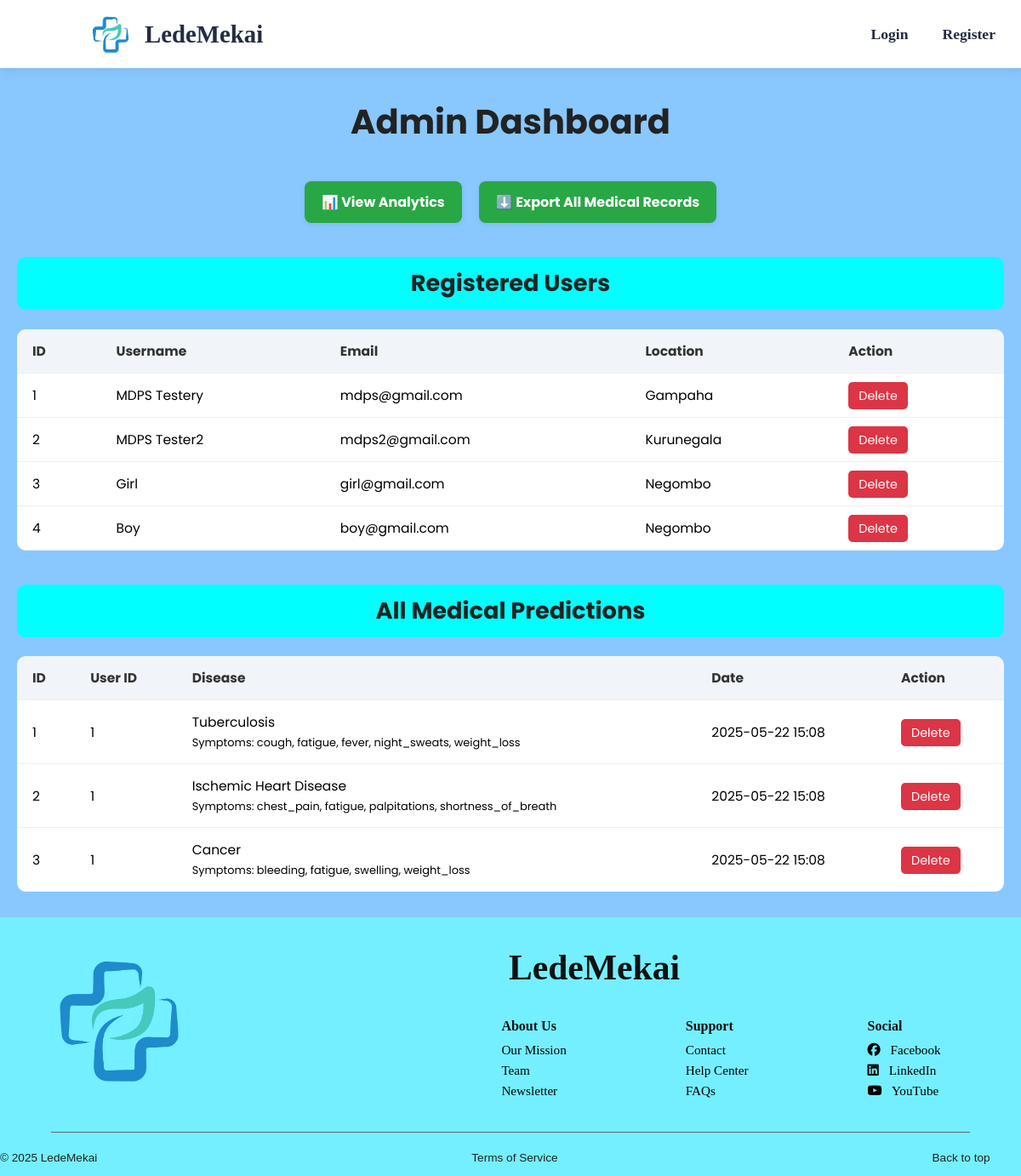
Before: /admin-dashboard (signed in) with the older database file.
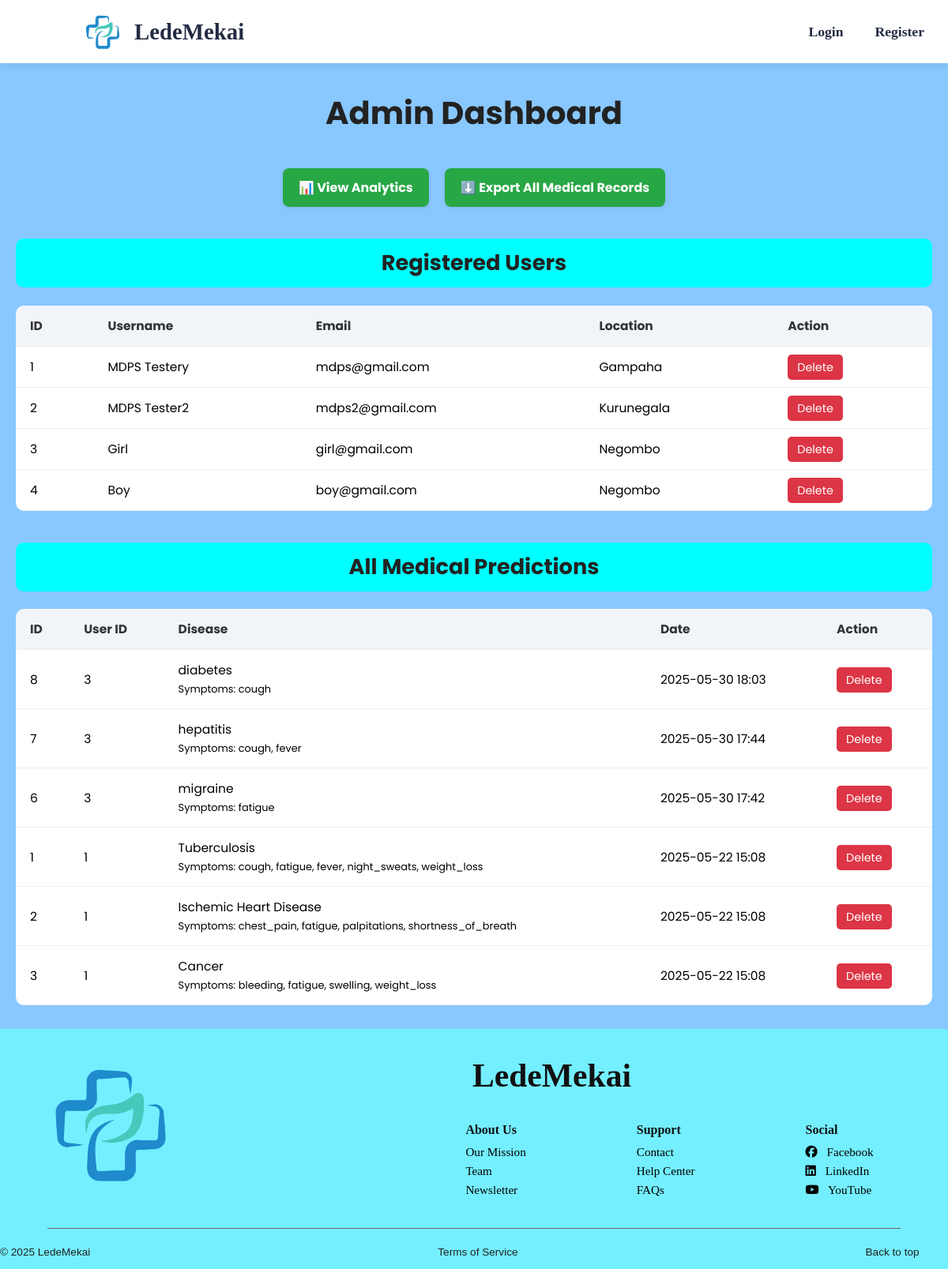
After: the same page with the newer database file.
### app.py (models this page shows, shortened)
class User(db.Model):
    id = db.Column(db.Integer, primary_key=True)
    username = db.Column(db.String(100), unique=True, nullable=False)
    email = db.Column(db.String(100), unique=True, nullable=False)
    password_hash = db.Column(db.String(128), nullable=False)
    location = db.Column(db.String(100), nullable=True)
    age = db.Column(db.Integer, nullable=True)
    gender = db.Column(db.String(10), nullable=True)

class MedicalHistory(db.Model):
    id = db.Column(db.Integer, primary_key=True)
    user_id = db.Column(db.Integer, db.ForeignKey('user.id'), nullable=False)
    disease = db.Column(db.String(100), nullable=False)
    symptoms_json = db.Column(db.Text, nullable=False)
    date = db.Column(db.DateTime, default=datetime.utcnow)

### app.py (the view)
@app.route('/admin-dashboard')
def admin_dashboard():
    if not session.get('is_admin'):
        return redirect(url_for('admin_login'))
    users = User.query.all()
    records = MedicalHistory.query.order_by(MedicalHistory.date.desc()).all()
    for rec in records:
        try:
            rec.symptoms_dict = json.loads(rec.symptoms_json)
        except:
            rec.symptoms_dict = {}
    return render_template('admin_dashboard.html', users=users, records=records)

### templates/admin_dashboard.html (shortened to what this page needs)
{% extends "layout.html" %}
{% block content %}
<section class="admin-dashboard admin-container">
  <h1 class="admin-title">Admin Dashboard</h1>
  <div class="admin-actions">
    <a href="/admin/stats" class="admin-link">📊 View Analytics</a>
    <a href="/admin/export-csv" class="admin-link">⬇️ Export All Medical Records</a>
  </div>
  <h2 class="admin-section-title">Registered Users</h2>
  <div class="table-wrapper">
    <table class="admin-table">
      <thead>
        <tr>
          <th>ID</th>
          <th>Username</th>
          <th>Email</th>
          <th>Location</th>
          <th>Action</th>
        </tr>
      </thead>
      <tbody>
        {% for user in users %}
        <tr>
          <td>{{ user.id }}</td>
          <td>{{ user.username }}</td>
          <td>{{ user.email }}</td>
          <td>{{ user.location or 'N/A' }}</td>
          <td>
            <a href="/admin/delete-user/{{ user.id }}" class="delete-btn" onclick="return confirm('Delete user {{ user.username }}?')">Delete</a>
          </td>
        </tr>
        {% endfor %}
      </tbody>
    </table>
  </div>
  <h2 class="admin-section-title">All Medical Predictions</h2>
  <div class="table-wrapper">
    <table class="admin-table">
      <thead>
        <tr>
          <th>ID</th>
          <th>User ID</th>
          <th>Disease</th>
          <th>Date</th>
          <th>Action</th>
        </tr>
      </thead>
      <tbody>
        {% for rec in records %}
        <tr>
          <td>{{ rec.id }}</td>
          <td>{{ rec.user_id }}</td>
          <td>
            {{ rec.disease }}<br>
            <small>
              Symptoms:
              {{ rec.symptoms_dict | dictsort | selectattr('1', 'equalto', 1) | map(attribute=0) | join(', ') }}
            </small>
          </td>
          <td>{{ rec.date.strftime('%Y-%m-%d %H:%M') }}</td>
          <td>
            <a href="/admin/delete-record/{{ rec.id }}" class="delete-btn" onclick="return confirm('Delete this record?')">Delete</a>
          </td>
        </tr>
        {% endfor %}
      </tbody>
    </table>
  </div>
</section>
{% endblock %}

Changed rows visible on the page:
added MedicalHistory: id "8", user_id "3", disease "diabetes", symptoms_dict|dictsort "cough", date "2025-05-30 18:03"
added MedicalHistory: id "7", user_id "3", disease "hepatitis", symptoms_dict|dictsort "cough, fever", date "2025-05-30 17:44"
added MedicalHistory: id "6", user_id "3", disease "migraine", symptoms_dict|dictsort "fatigue", date "2025-05-30 17:42"
